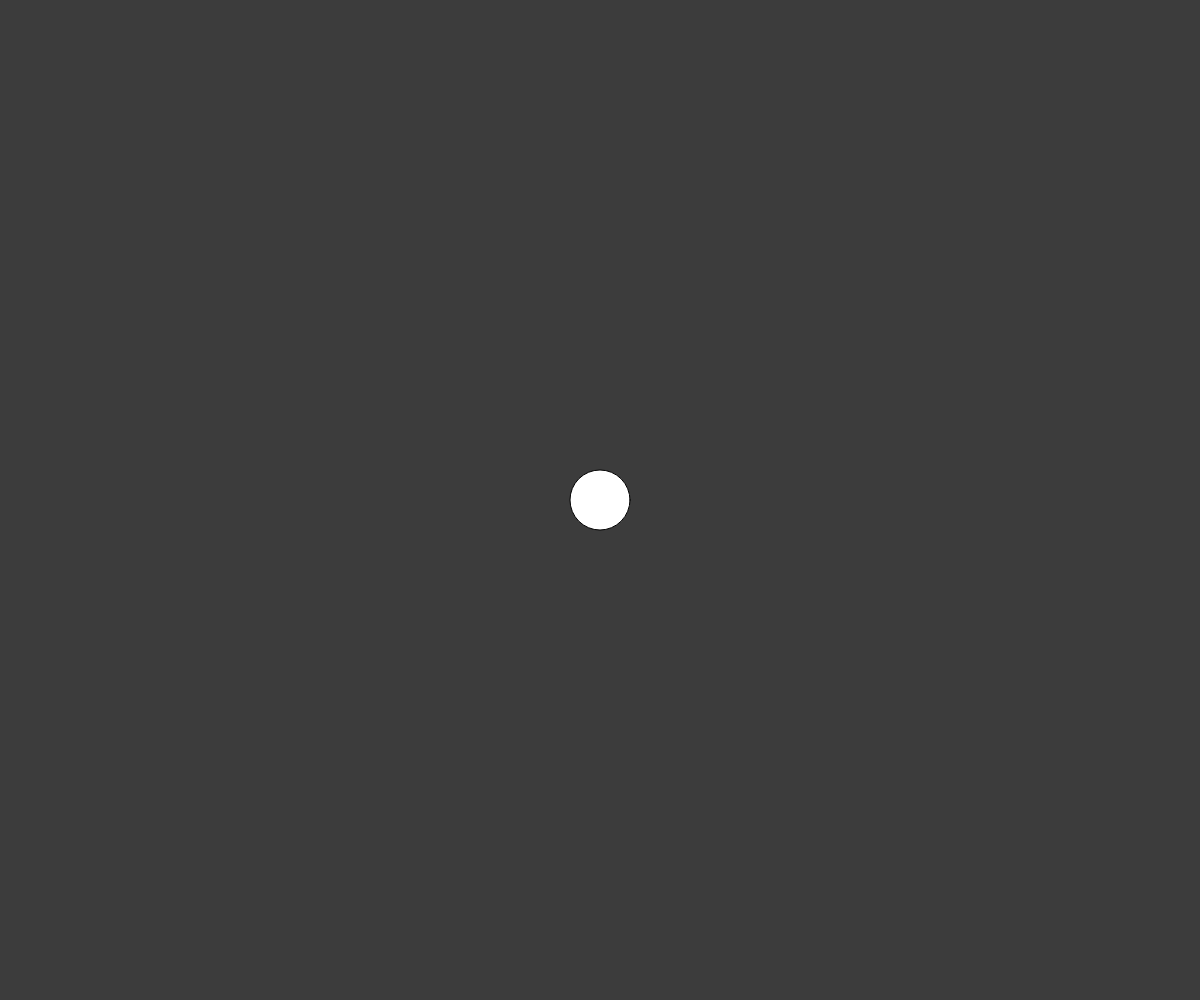
Frame 1 (no input)
Frame 60 (no input): identical to frame 1, image omitted
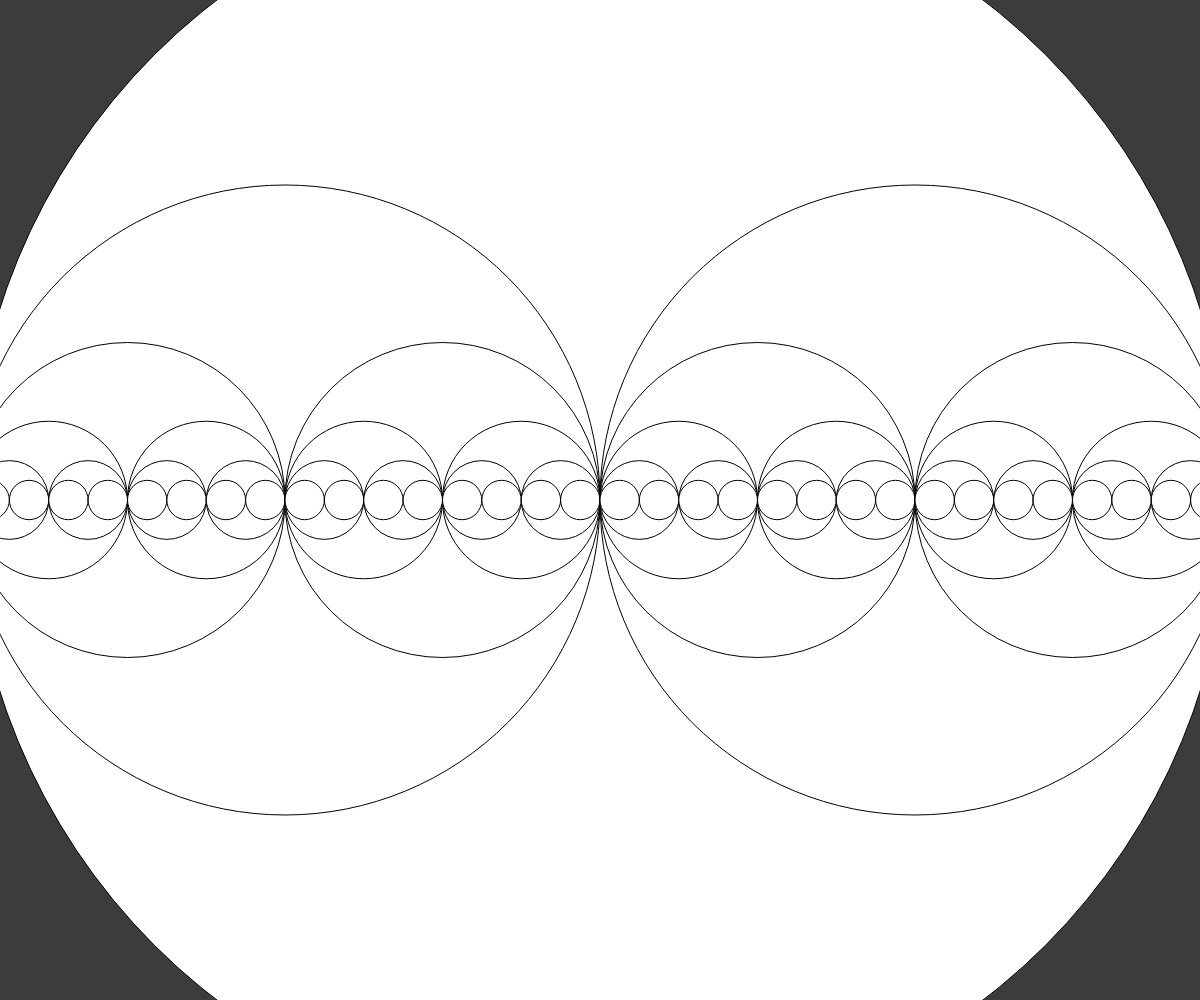
Frame 120 (the mouse pressed at the canvas centre since frame 60)

The p5.js sketch that drew these frames (run headless with seeded random() and noise() and a simulated clock; from frame 60 on, the mouse is pressed at the canvas centre):

// p5.js sketch
// ── sketch.js
// fractal Circle demo
// using recursion
// Avery Walker


function setup() {
  createCanvas(windowWidth, windowHeight);
}

function draw() {
  background(60);

  recursiveCircle(width/2, height/2, mouseX+30);
}

function recursiveCircle(x, y, radius) {
  circle(x, y, radius*2);

  if (radius > 30) {
    recursiveCircle(x-radius/2, y, radius/2);
    recursiveCircle(x+radius/2, y, radius/2);
  }
  //recursiveCircle(x+radius/2, y+radius/2, radius/2);
}
